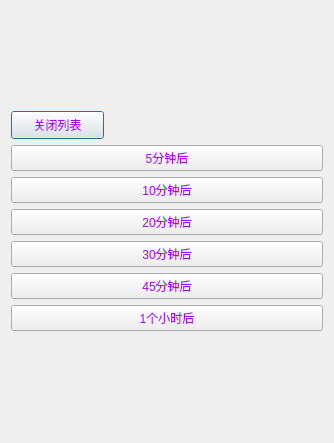
<?xml version="1.0" encoding="UTF-8"?>
<ui version="4.0">
 <class>PauseTimer</class>
 <widget class="QDialog" name="PauseTimer">
  <property name="geometry">
   <rect>
    <x>0</x>
    <y>0</y>
    <width>334</width>
    <height>443</height>
   </rect>
  </property>
  <property name="windowTitle">
   <string>Dialog</string>
  </property>
  <property name="styleSheet">
   <string notr="true">background-image: url(:/resources/41t58PIC2gf_10241.JPG);</string>
  </property>
  <layout class="QVBoxLayout" name="verticalLayout_2">
   <item>
    <layout class="QVBoxLayout" name="verticalLayout">
     <item>
      <widget class="QPushButton" name="pushButton">
       <property name="minimumSize">
        <size>
         <width>93</width>
         <height>28</height>
        </size>
       </property>
       <property name="maximumSize">
        <size>
         <width>93</width>
         <height>28</height>
        </size>
       </property>
       <property name="styleSheet">
        <string notr="true">color: qlineargradient(spread:pad, x1:0, y1:0, x2:1, y2:0, stop:0 rgba(0, 0, 0, 255), stop:1 rgba(255, 255, 255, 255));
color: rgb(170, 0, 255);</string>
       </property>
       <property name="text">
        <string>关闭列表</string>
       </property>
      </widget>
     </item>
     <item>
      <widget class="QPushButton" name="pushButton_2">
       <property name="styleSheet">
        <string notr="true">color: qlineargradient(spread:pad, x1:0, y1:0, x2:1, y2:0, stop:0 rgba(0, 0, 0, 255), stop:1 rgba(255, 255, 255, 255));
color: rgb(170, 0, 255);</string>
       </property>
       <property name="text">
        <string>5分钟后</string>
       </property>
      </widget>
     </item>
     <item>
      <widget class="QPushButton" name="pushButton_3">
       <property name="styleSheet">
        <string notr="true">color: qlineargradient(spread:pad, x1:0, y1:0, x2:1, y2:0, stop:0 rgba(0, 0, 0, 255), stop:1 rgba(255, 255, 255, 255));
color: rgb(170, 0, 255);</string>
       </property>
       <property name="text">
        <string>10分钟后</string>
       </property>
      </widget>
     </item>
     <item>
      <widget class="QPushButton" name="pushButton_4">
       <property name="styleSheet">
        <string notr="true">color: qlineargradient(spread:pad, x1:0, y1:0, x2:1, y2:0, stop:0 rgba(0, 0, 0, 255), stop:1 rgba(255, 255, 255, 255));
color: rgb(170, 0, 255);</string>
       </property>
       <property name="text">
        <string>20分钟后</string>
       </property>
      </widget>
     </item>
     <item>
      <widget class="QPushButton" name="pushButton_9">
       <property name="styleSheet">
        <string notr="true">color: qlineargradient(spread:pad, x1:0, y1:0, x2:1, y2:0, stop:0 rgba(0, 0, 0, 255), stop:1 rgba(255, 255, 255, 255));
color: rgb(170, 0, 255);</string>
       </property>
       <property name="text">
        <string>30分钟后</string>
       </property>
      </widget>
     </item>
     <item>
      <widget class="QPushButton" name="pushButton_5">
       <property name="styleSheet">
        <string notr="true">color: qlineargradient(spread:pad, x1:0, y1:0, x2:1, y2:0, stop:0 rgba(0, 0, 0, 255), stop:1 rgba(255, 255, 255, 255));
color: rgb(170, 0, 255);</string>
       </property>
       <property name="text">
        <string>45分钟后</string>
       </property>
      </widget>
     </item>
     <item>
      <widget class="QPushButton" name="pushButton_7">
       <property name="styleSheet">
        <string notr="true">color: qlineargradient(spread:pad, x1:0, y1:0, x2:1, y2:0, stop:0 rgba(0, 0, 0, 255), stop:1 rgba(255, 255, 255, 255));
color: rgb(170, 0, 255);</string>
       </property>
       <property name="text">
        <string>1个小时后</string>
       </property>
      </widget>
     </item>
    </layout>
   </item>
  </layout>
 </widget>
 <resources/>
 <connections>
  <connection>
   <sender>pushButton</sender>
   <signal>clicked()</signal>
   <receiver>PauseTimer</receiver>
   <slot>accept()</slot>
   <hints>
    <hint type="sourcelabel">
     <x>58</x>
     <y>41</y>
    </hint>
    <hint type="destinationlabel">
     <x>166</x>
     <y>221</y>
    </hint>
   </hints>
  </connection>
 </connections>
</ui>
